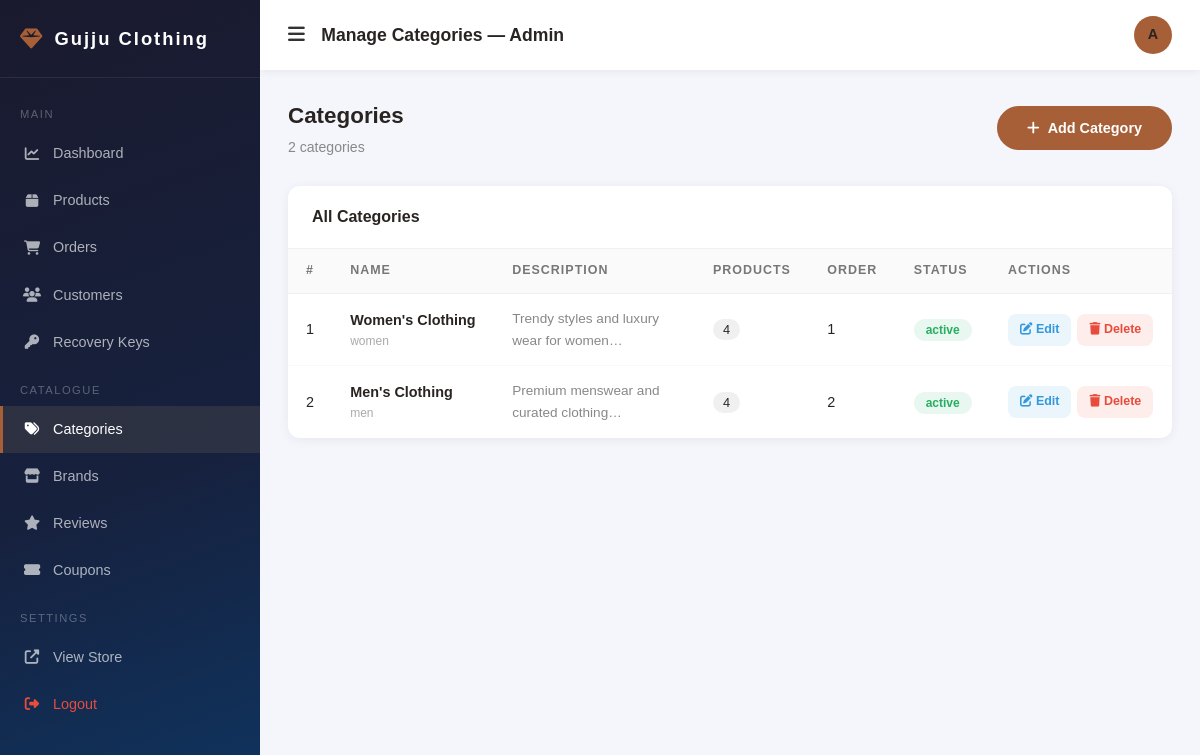
Screenshot of /admin/categories.php (signed in) with the database file from the repository.
### tables this page shows
CREATE TABLE IF NOT EXISTS `categories` (
  `id` INT UNSIGNED AUTO_INCREMENT PRIMARY KEY,
  `name` VARCHAR(100) NOT NULL,
  `slug` VARCHAR(110) NOT NULL UNIQUE,
  `description` TEXT,
  `image` VARCHAR(255),
  `status` ENUM('active','inactive') DEFAULT 'active',
  `sort_order` INT DEFAULT 0
);

### includes/db.php (called while the page is built, shortened)
<?php
function getDB() {
    static $pdo = null;
    if ($pdo === null) {
        try {
            $dsn = "mysql:host=" . DB_HOST . ";dbname=" . DB_NAME . ";charset=utf8mb4";
            $options = [
                PDO::ATTR_ERRMODE            => PDO::ERRMODE_EXCEPTION,
                PDO::ATTR_DEFAULT_FETCH_MODE => PDO::FETCH_ASSOC,
                PDO::ATTR_EMULATE_PREPARES   => false,
            ];
            $pdo = new PDO($dsn, DB_USER, DB_PASS, $options);
            $pdo->exec("CREATE TABLE IF NOT EXISTS `product_images` (
              `id` INT(11) AUTO_INCREMENT PRIMARY KEY,
              `product_id` INT(11) NOT NULL,
              `image_path` VARCHAR(255) NOT NULL,
              `alt_text` VARCHAR(200),
              `sort_order` INT(11) DEFAULT 0,
              `created_at` TIMESTAMP DEFAULT CURRENT_TIMESTAMP
            ) ENGINE=InnoDB DEFAULT CHARSET=utf8mb4;");
            $pdo->exec("CREATE TABLE IF NOT EXISTS `password_reset_keys` (
              `id` INT(11) AUTO_INCREMENT PRIMARY KEY,
              `user_id` INT(11) UNSIGNED NOT NULL,
              `secret_key` VARCHAR(100) NOT NULL UNIQUE,
              `expires_at` DATETIME NOT NULL,
              `used` TINYINT(1) DEFAULT 0,
              `created_at` TIMESTAMP DEFAULT CURRENT_TIMESTAMP,
              FOREIGN KEY (`user_id`) REFERENCES `users`(`id`) ON DELETE CASCADE
            ) ENGINE=InnoDB DEFAULT CHARSET=utf8mb4;");
        } catch (PDOException $e) {
            if (DEBUG_MODE) {
                die("Database Connection Failed: " . $e->getMessage());
            } else {
                die("Service temporarily unavailable. Please try again later.");
            }
        }
    }
    return $pdo;
}
function dbFetchAll($sql, $params = []) {
    $stmt = getDB()->prepare($sql);
    $stmt->execute($params);
    return $stmt->fetchAll();
}

### includes/functions.php (called while the page is built, shortened)
<?php
require_once __DIR__ . '/db.php';
function e($str) {
    return htmlspecialchars($str ?? '', ENT_QUOTES, 'UTF-8');
}

### admin/categories.php (the view, shortened to what this page needs)
<?php
require_once __DIR__ . '/../includes/functions.php';
$categories = dbFetchAll("SELECT c.*, COUNT(p.id) AS product_count FROM categories c LEFT JOIN products p ON p.category_id=c.id GROUP BY c.id ORDER BY c.sort_order, c.name");
include __DIR__ . '/includes/admin_header.php';
?>
<div style="display:flex;justify-content:space-between;align-items:center;margin-bottom:28px;flex-wrap:wrap;gap:14px">
  <div>
    <h1 style="font-size:1.4rem;font-weight:800">Categories</h1>
    <p style="color:#888;font-size:.88rem;margin-top:2px"><?= count($categories) ?> categories</p>
  </div>
  <button class="btn btn-primary" style="font-size:.9rem" onclick="toggleForm()">
    <i class="fa fa-plus"></i> Add Category
  </button>
</div>
<div class="admin-card">
  <div class="admin-card-header">
    <h3>All Categories</h3>
  </div>
  <div style="overflow-x:auto">
    <table class="admin-table" style="width:100%">
      <thead><tr>
        <th>#</th><th>Name</th><th>Description</th><th>Products</th><th>Order</th><th>Status</th><th>Actions</th>
      </tr></thead>
      <tbody>
        <?php foreach ($categories as $cat): ?>
        <tr>
          <td><?= $cat['id'] ?></td>
          <td><strong><?= e($cat['name']) ?></strong><div style="font-size:.75rem;color:#aaa"><?= e($cat['slug']) ?></div></td>
          <td style="max-width:200px;color:#888;font-size:.85rem"><?= e(substr($cat['description'] ?? '', 0, 60)) ?>…</td>
          <td><span style="background:#f0f0f0;padding:3px 10px;border-radius:50px;font-size:.8rem"><?= $cat['product_count'] ?></span></td>
          <td><?= $cat['sort_order'] ?></td>
          <td><span class="status-badge <?= $cat['status']==='active'?'status-active':'status-cancelled' ?>"><?= $cat['status'] ?></span></td>
          <td>
            <div class="action-btns">
              <a href="?action=editform&id=<?= $cat['id'] ?>" class="action-btn edit" onclick="document.getElementById('cat-form-wrap').style.display=''"><i class="fa fa-edit"></i> Edit</a>
              <a href="?action=delete&id=<?= $cat['id'] ?>" class="action-btn delete" onclick="return confirm('Delete this category? Products will be uncategorized.')"><i class="fa fa-trash"></i> Delete</a>
            </div>
          </td>
        </tr>
        <?php endforeach; ?>
      </tbody>
    </table>
  </div>
</div>
<?php require_once __DIR__ . '/includes/admin_footer.php'; ?>

### assets/css/style.css (style rules this page uses)
*, *::before, *::after { box-sizing: border-box; margin: 0; padding: 0 }
:root { --dark: #292421; --dark2: #1e1a18; --dark3: #38322e; --copper: #A75F37; --pink: #CA8E82; --tan: #D9B99F; --blush: #F2D6CE; --vanilla: #F2E7DD; --green: #7A958F; --mint: #BAE0DA; --primary: var(--copper); --primary-dark: #8a4d2b; --gray: #777; --light: var(--vanilla); --white: #fff; --radius: 12px; --radius-sm: 8px; --shadow: 0 4px 24px rgba(41, 36, 33, .12); --shadow-lg: 0 8px 48px rgba(41, 36, 33, .2); --trans: .3s ease; }
html { scroll-behavior: smooth }
body { font-family: 'Faculty Glyphic', 'Marcellus', sans-serif; background: var(--light); color: var(--dark); line-height: 1.6; overflow-x: hidden }
a { text-decoration: none; color: inherit; transition: var(--trans) }
.btn { display: inline-flex; align-items: center; gap: 8px; padding: 12px 28px; border-radius: 50px; font-size: .95rem; font-weight: 600; cursor: pointer; transition: var(--trans); border: 2px solid transparent; white-space: nowrap }
.btn-primary { background: var(--primary); color: var(--white); border-color: var(--primary) }
.admin-card { background: var(--white); border-radius: var(--radius); box-shadow: 0 2px 12px rgba(0, 0, 0, .06); overflow: hidden; margin-bottom: 24px }
.admin-card-header { padding: 18px 24px; border-bottom: 1px solid #f0f0f0; display: flex; align-items: center; justify-content: space-between }
.admin-card-header h3 { font-size: 1rem; font-weight: 700; color: var(--dark) }
.admin-table { width: 100%; border-collapse: collapse }
.admin-table th { padding: 12px 18px; text-align: left; font-size: .78rem; text-transform: uppercase; letter-spacing: 1px; color: var(--gray); background: #fafafa; border-bottom: 1px solid #f0f0f0 }
.admin-table td { padding: 14px 18px; border-bottom: 1px solid #f8f8f8; font-size: .9rem; color: var(--dark); vertical-align: middle }
.admin-table tr:last-child td { border-bottom: none }
.status-badge { padding: 4px 12px; border-radius: 50px; font-size: .75rem; font-weight: 700 }
.status-active, .status-paid, .status-delivered { background: #e8f8f0; color: #27ae60 }
.action-btns { display: flex; gap: 6px }
.action-btn { padding: 6px 12px; border-radius: var(--radius-sm); font-size: .78rem; font-weight: 600; cursor: pointer; border: none; font-family: inherit; transition: var(--trans) }
.action-btn.edit { background: rgba(52, 152, 219, .1); color: #3498db }
.action-btn.delete { background: rgba(231, 76, 60, .1); color: #e74c3c }

### rows the page displays
categories: id "1", name "Women's Clothing", slug "women", description "Trendy styles and luxury wear for women", product_count "4", sort_order "1", status "active"
categories: id "2", name "Men's Clothing", slug "men", description "Premium menswear and curated clothing", product_count "4", sort_order "2", status "active"

### other values shown
$pageTitle "Manage Categories — Admin"
substr($adminUser,0,1) "A"
count($categories) "2"
